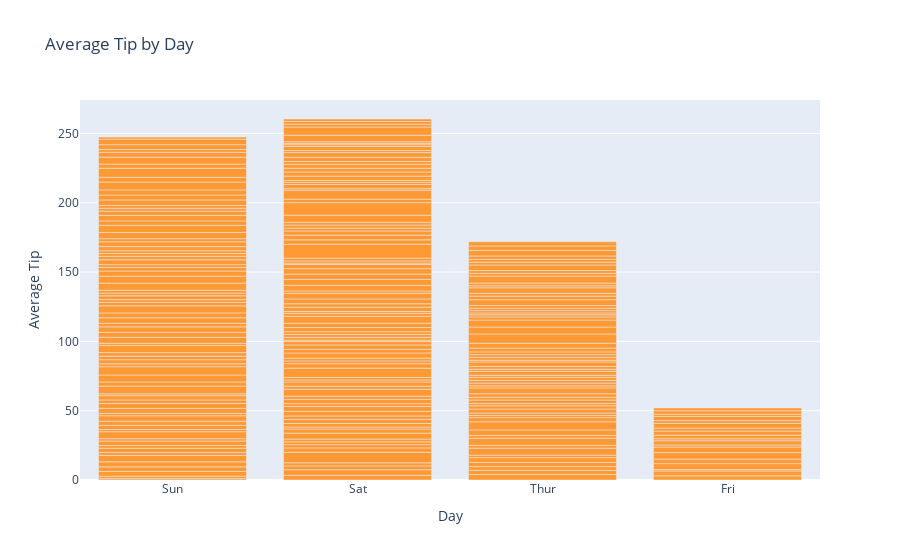

Notebook code for this chart:
### Code cell
fig = px.bar(tips, x='day', y='tip', 
             title='Average Tip by Day',
             labels={'day': 'Day', 'tip': 'Average Tip'})
fig.update_traces(marker_color='rgba(255, 153, 51, 1.0)')
fig.show()

### Figure 1 — Plotly figure (JSON) as saved in the notebook; plotly's stock layout.template omitted (floating-point values rounded to 4 significant figures; data arrays with more than 128 entries replaced by an {"elided": "..."} marker saying what was removed)
{"data": [{"hovertemplate": "Day=%{x}<br>Average Tip=%{y}<extra></extra>", "legendgroup": "", "marker": {"color": "rgba(255, 153, 51, 1.0)", "pattern": {"shape": ""}}, "name": "", "orientation": "v", "showlegend": false, "textposition": "auto", "type": "bar", "x": {"elided": "244 str values"}, "xaxis": "x", "y": {"elided": "244 float values"}, "yaxis": "y"}], "layout": {"barmode": "relative", "legend": {"tracegroupgap": 0}, "title": {"text": "Average Tip by Day"}, "xaxis": {"anchor": "y", "domain": [0, 1], "title": {"text": "Day"}}, "yaxis": {"anchor": "x", "domain": [0, 1], "title": {"text": "Average Tip"}}}}
